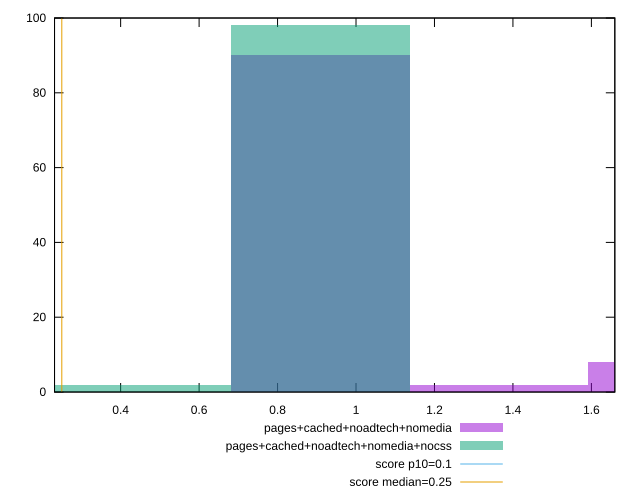

This figure's gnuplot source:
reset

$pagesCachedNoadtechNomedia <<EOF
0.9098639426786042 90
1.8197278853572083 8
1.3647959140179062 2
EOF

$pagesCachedNoadtechNomediaNocss <<EOF
0.4549319713393021 2
0.9098639426786042 98
EOF

set key outside below
set boxwidth 0.4549319713393021
set xrange [0.23147960069444443:1.6597258911132813]
set yrange [0:100]
set trange [0:100]
set style fill transparent solid 0.5 noborder

set parametric
set terminal svg size 640, 500 enhanced background rgb 'white'
set output "report_00015_2021-02-09T16-11-33.973Z/cumulative-layout-shift/comparison/histogram/3_vs_4.svg"

plot $pagesCachedNoadtechNomedia title "pages+cached+noadtech+nomedia" with boxes, \
     $pagesCachedNoadtechNomediaNocss title "pages+cached+noadtech+nomedia+nocss" with boxes, \
     0.1,t title "score p10=0.1", \
     0.25,t title "score median=0.25"

reset
